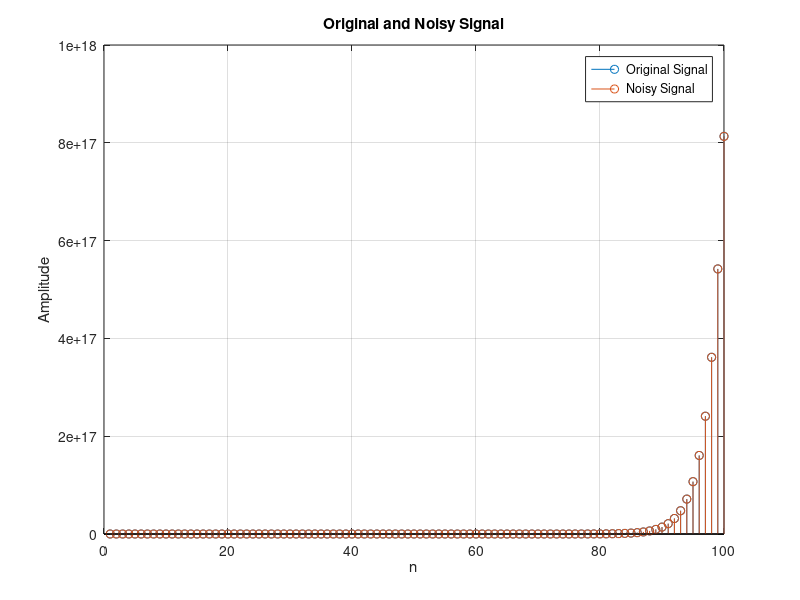

Write MATLAB code to recreate this figure.
% Generate 100 random numbers between 0 and 1.
% Add them with an exponential sequence as a random noise.
% Plot both noisy and noiseless signals.

a = 2  % assume 
r = 1.5 % assume

N = 100 % as we want to generate 100 random numbers

for n = 1:N
    e(n) = n
    y(n) = a*r.^n
    Y(n) = y(n) + 0.25*rand()
    
end

stem(e,y)
hold on

stem(e,Y)

hold on

title('Original and Noisy Signal')

xlabel('n')

ylabel('Amplitude')

legend('Original Signal','Noisy Signal')

grid on
    
